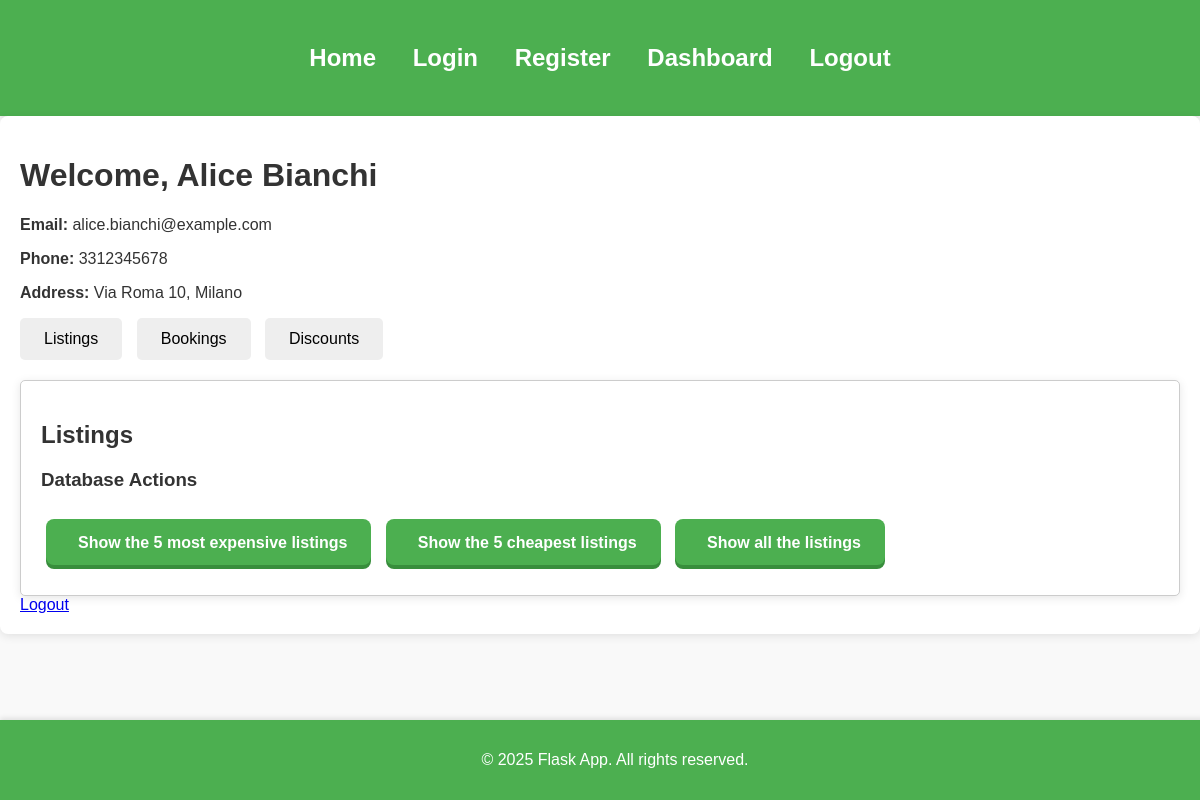
The page /dashboard (signed in) on the database its author committed.
### tables this page shows
CREATE TABLE Users (
    id INTEGER PRIMARY KEY AUTOINCREMENT,
    name VARCHAR(50),
    email VARCHAR(100),
    password VARCHAR(100),
    phone VARCHAR(15),
    address VARCHAR(255),
    birth_date DATE
);

### app.py (the view)
@app.route('/dashboard')
@login_required
def dashboard():
    print(f"Is user authenticated? {current_user.is_authenticated}")  # print for debugging
    if current_user.is_authenticated:
        print(f"User {current_user.name} is authenticated.")  # print for debugging
        return render_template('dashboard.html', name=current_user.name, email=current_user.email, phone=current_user.phone, address=current_user.address)
    else:
        print("User is not authenticated.")  # print for debugging
        return redirect(url_for('login'))  # failed, go back to the login page

### app.py (called while the page is built)
@login_manager.user_loader
def load_user(user_id):
    print(f"Loading user with ID {user_id}")
    with sqlite3.connect(DATABASE) as conn:
        cursor = conn.cursor()
        cursor.execute('SELECT * FROM Users WHERE id = ?', (user_id,))
        user = cursor.fetchone()
        if user:
            print(f"User found with ID: {user[0]}")  # Aggiungi log per il debug
            return User(user[0], user[1], user[2], user[4], user[5])
        else:
            print("User not found.")
        return None

### templates/dashboard.html (shortened to what this page needs)
{% extends 'layout.html' %}
{% block content %}
<h1>Welcome, {{ name }}</h1>
<p><strong>Email:</strong> {{ email }}</p>
<p><strong>Phone:</strong> {{ phone }}</p>
<p><strong>Address:</strong> {{ address }}</p>
<div class="tabs">
    <button class="tab-button" onclick="openTab('section1')">Listings</button>
    <button class="tab-button" onclick="openTab('section2')">Bookings</button>
    <button class="tab-button" onclick="openTab('section3')">Discounts</button>
</div>
<div id="section1" class="tab-content">
    <h2>Listings</h2>
    <div class="query-container">
        <h3>Database Actions</h3>
        <button class="query-button" onclick="location.href='{{ url_for('query1') }}'">
             Show the 5 most expensive listings
        </button>
        <button class="query-button" onclick="location.href='{{ url_for('query2') }}'">
             Show the 5 cheapest listings
        </button>
        <button class="query-button" onclick="location.href='{{ url_for('query3') }}'">
             Show all the listings
        </button>
    </div>
</div>
<a href="{{ url_for('logout') }}">Logout</a>
{% endblock %}

### static/css/style.css (style rules this page uses)
body { font-family: 'Arial', sans-serif; margin: 0; padding: 0; box-sizing: border-box; background-color: #f9f9f9; color: #333; }
.tab-button { padding: 12px 24px; margin-right: 10px; cursor: pointer; background-color: #eee; border: none; border-radius: 5px; font-size: 1rem; transition: background-color 0.3s ease, transform 0.1s ease-in-out; }
.tab-content { margin-top: 20px; padding: 20px; border: 1px solid #ccc; border-radius: 5px; background-color: #fff; box-shadow: 0 2px 10px rgba(0, 0, 0, 0.1); }
.query-button { padding: 12px 24px; margin: 10px 5px; background-color: #4CAF50; color: white; border: none; border-radius: 8px; font-size: 1rem; font-weight: bold; cursor: pointer; box-shadow: 0 4px #388E3C; transition: all 0.3s ease; }

### rows shown on the page
Users: name "Alice Bianchi", email "alice.bianchi@example.com", phone "3312345678", address "Via Roma 10, Milano"
